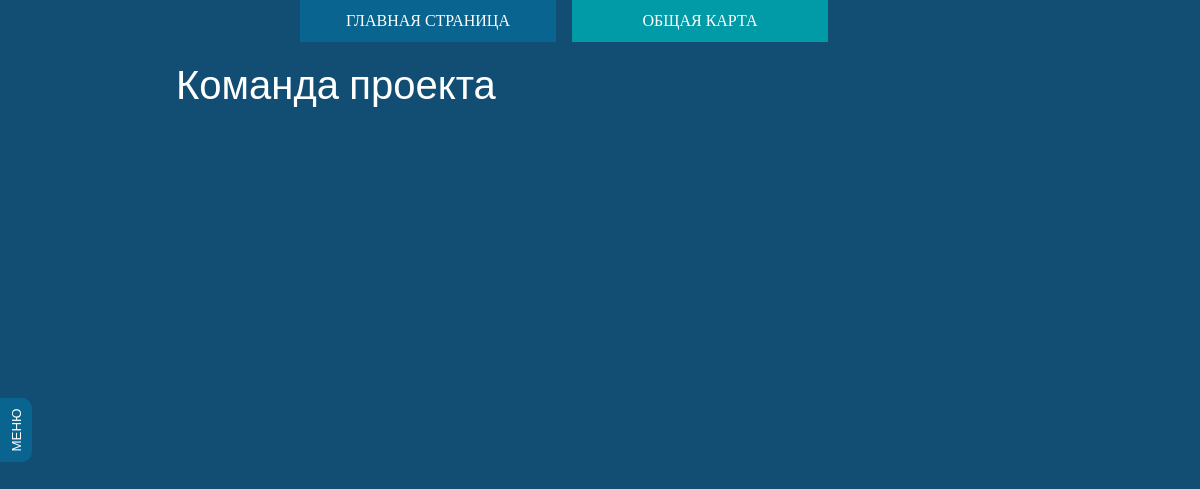
Before: /team/ with the older database file.
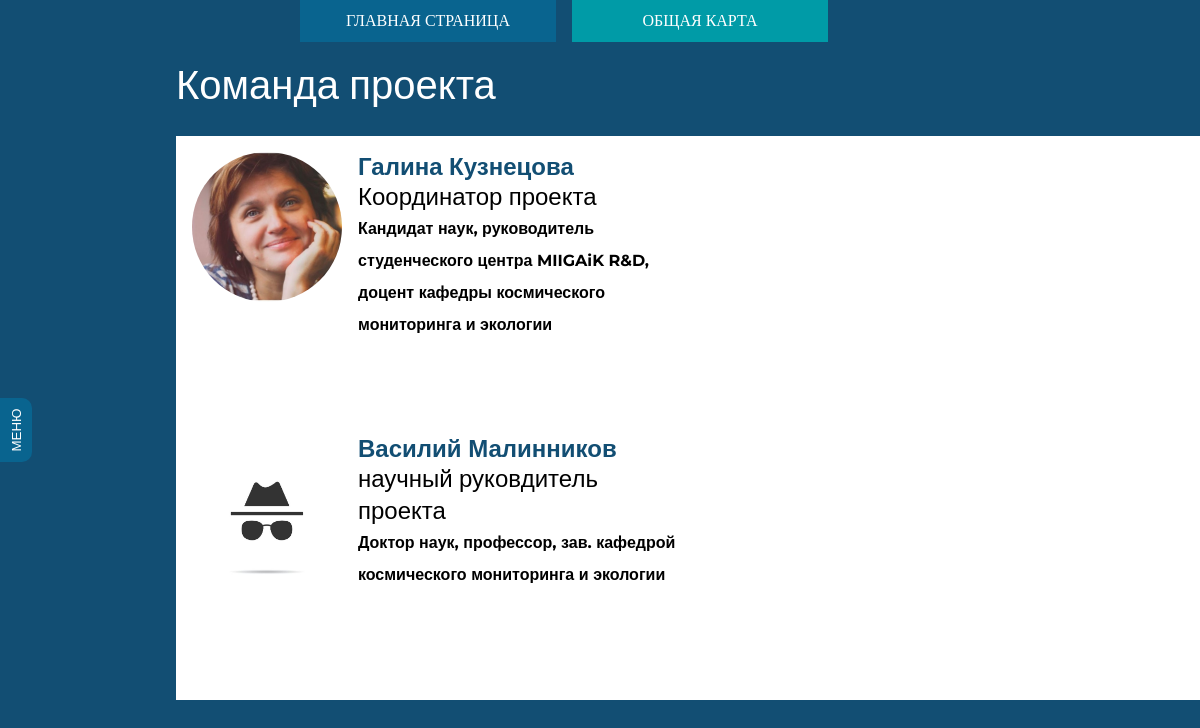
After: the same page with the newer database file.
### main/models.py (models this page shows)
class Contact(models.Model):
    first_name = models.CharField(
        "Имя",
        max_length=32,
        help_text="Имя участника",
        blank=True,
    )
    last_name = models.CharField(
        "Фамилия",
        max_length=32,
        help_text="Фамилия участника",
        blank=True,
    )
    img = models.ImageField(
        "Фото",
        upload_to="contact/",
        help_text="Фото участника",
        blank=True,
        default='contact/default.jpg'
    )
    role = models.TextField(
        "Роль",
        max_length=4096,
        help_text="Роль участника в проекте",
        blank=True,
    )
    description = models.CharField(
        "Описание",
        max_length=256,
        help_text="Описание участника",
        blank=True,
    )
    @classmethod
    def get_current(cls):
        member_left = []
        member_right = []
        for index, member in enumerate(cls.objects.all()):
            print(member)
            if index % 2 == 0:
                member_left.append(member)
            else:
                member_right.append(member)
        return member_left, member_right
    class Meta():
        verbose_name_plural = "Команда"
        verbose_name = "Участника"

### main/views.py (the view)
# urls.py: path('team/', views.TeamView.as_view(), name="team"),
class TeamView(View):
    def get(self, request):
        members = Contact.get_current()
        return render(request, 'team.html', {"title": "Team", "members_left": members[0], "members_right": members[1]})

### templates/team.html (shortened to what this page needs)
{% extends 'base.html' %}
{% block content%}
<div class="content-wrapper">
    <div class="content-heading">Команда проекта</div>
    <div class="content">
        <div class="team-block">
            <div class="team-block-row">
                {% for member in members_left %}
                <div class="team-block-member">
                    <div>
                        {% if member.img %}
                        <img src="{{ member.img.url }}" class="team-block-member__img" alt="">
                        {% endif %}
                    </div>
                    <div class="team-block-member-info">
                        <div class="team-block-member__heading">
                           {{ member.first_name}} {{ member.last_name}}
                        </div>
                        <div class="team-block-member__sub">{{ member.role|linebreaks }}</div>
                        <div class="team-block-member__text">
                            {{ member.description }}
                        </div>
                    </div>
                </div>
                {%endfor%}
            </div>
            <div class="team-block-row">
                {% for member in members_right %}
                <div class="team-block-member">
                    <div>
                        {% if member.img %}
                        <img src="{{ member.img.url }}" class="team-block-member__img" alt="">
                        {% endif %}
                    </div>
                    <div class="team-block-member-info">
                        <div class="team-block-member__heading">
                           {{ member.first_name}} {{ member.last_name}}
                        </div>
                        <div class="team-block-member__sub">{{ member.role }}</div>
                        <div class="team-block-member__text">
                            {{ member.description }}
                        </div>
                    </div>
                </div>
                {%endfor%}
            </div>
        </div>
    </div>
</div>
{%endblock%}

### templates/base.html (shortened to what this page needs)
{% load static %}
<!DOCTYPE html>
<html>
<head>
    <link rel="stylesheet" href="{% static 'style.css'%}">
</head>
<div id="n_10_Main_screen">
    <div class="top-menu">
        <a href="{% url 'map' %}">
            <div class="top-menu__item">
                <span>Главная страница</span>
            </div>
        </a>
        <a href="{% url 'map' %}" style="background-color: #00bea4;">
            <div class="top-menu__item">
                Общая карта
            </div>
        </a>
    </div>
    <div class="side-menu">
        <div class="side-menu-item">
            <details class="details-animated">
                <summary>
                    <div class="side-menu-item__text">О проекте</div>
                </summary>
            </details>
        </div>
        <div class="side-menu-item">
            <details class="details-animated">
                <summary>
                    <div class="side-menu-item__text">Обновления</div>
                </summary>
            </details>
        </div>
        <div class="side-menu-item">
            <details class="details-animated">
                <summary>
                    <div class="side-menu-item__text">Публикации</div>
                </summary>
            </details>
        </div>
        <div class="side-menu-item">
            <details class="details-animated">
                <summary>
                    <div class="side-menu-item__text">Регион</div>
                </summary>
            </details>
            <button onclick="menuOpen()" class="menu-open-button">МЕНЮ</button>
        </div>
        <div class="side-menu-item">
            <details class="details-animated">
                <summary>
                    <div class="side-menu-item__text">Галерея</div>
                </summary>
            </details>
        </div>
        <div class="side-menu-item">
            <details class="details-animated">
                <summary>
                    <div class="side-menu-item__text">Архив</div>
                </summary>
            </details>
        </div>
        <div class="side-menu-item">
            <details class="details-animated">
                <summary>
                </summary>
            </details>
        </div>
    </div>
    {% block content%}
    {% endblock %}
</div>
</body>
    </html>

### static/style.css (style rules this page uses)
html { animation: ani 3s; font-family: 'Montserrat', sans-serif; font-family: 'Open Sans', sans-serif; }
a { text-decoration: none; }
.menu-open-button { transform: translateX(125%); background-color: rgba(0, 122, 171, 0.5); height: 2rem; width: 4rem; transform: rotate(-90deg); position: absolute; margin-left: 10.7rem; margin-top: 2.3rem; border-bottom-left-radius: 10px; border-bottom-right-radius: 10px; color: #fff; }
.side-menu { min-height: 100px; position: absolute; display: flex; flex-direction: column; margin-top: 42px; transform: translateX(-100%); gap: 0.1rem; animation: goBack 0.5s; }
.team-block-member__img { width: 150px; height: 150px; border-radius: 100%; }
.team-block-member__heading { color: rgba(18, 78, 115, 1); font-weight: 600; line-height: normal; }
.team-block-member-info { margin-left: 1rem; }
.team-block-member__sub { font-size: 1.5rem; }
.team-block-member { display: flex; margin-top: 1rem; margin-bottom: 1rem; min-height: 250px; margin-left: 1rem; }
.team-block { display: flex; flex-direction: row; flex-wrap: wrap; }
.team-block-row { display: flex; flex-direction: column; width: 50%; }
.team-block-member__text { font-weight: bolder; font-size: 1rem; }
@media (max-width:1400px) { .team-block { flex-direction: column; } }
.side-menu-item { display: flex; justify-content: center; width: 140px; min-height: 110px; background-color: rgba(0, 122, 171, 0.5); border-radius: 10px; }
.side-menu-item__text { font-family: SF UI Display; font-style: normal; font-weight: normal; font-size: 0.75rem; color: rgba(255, 255, 255, 1); text-transform: uppercase; margin-top: 0.5rem; margin-bottom: 0.5rem; text-align: center; }
.top-menu { display: flex; flex-direction: row; position: absolute; margin-left: 25%; gap: 1rem; }
.top-menu__item { display: flex; min-width: 256px; height: 42px; background-color: rgba(0, 122, 171, 0.5); align-items: center; justify-content: center; font-family: SF UI Display; font-style: normal; font-weight: normal; font-size: 16px; color: rgba(255, 255, 255, 1); text-transform: uppercase; }
details summary { display: block; width: 10em; outline-style: none; cursor: pointer; }
.content-wrapper { margin-left: 11rem; margin-top: 2rem; }
.content-heading { color: white; font-size: 2.5rem; line-height: 2.5rem; max-width: 90%; margin-top: 4rem; }
.content { margin-top: 2rem; color: white; font-size: 1.5rem; line-height: 2rem; background-color: white; color: #000; font-family: 'Montserrat', sans-serif; height: 100%; }
:root { --web-view-ids: n_10_Main_screen; }
* { margin: 0; padding: 0; box-sizing: border-box; border: none; }
#n_10_Main_screen { position: absolute; background-color: rgba(18, 78, 115, 1); width: 100vw; height: 100vh; overflow-y: scroll; overflow-x: hidden; --web-view-name: 010 Main screen; --web-view-id: n_10_Main_screen; --web-scale-on-resize: true; --web-enable-deep-linking: true; }

Changed rows visible on the page:
added Contact: img (picture), first_name "Галина", last_name "Кузнецова", role "Координатор проекта", description "Кандидат наук, руководитель студенческого центра MIIGAiK R&D, доцент кафедры космического мониторинга и экологии"
added Contact: img (placeholder picture), first_name "Василий", last_name "Малинников", role "научный руковдитель проекта", description "Доктор наук, профессор, зав. кафедрой космического мониторинга и экологии"
